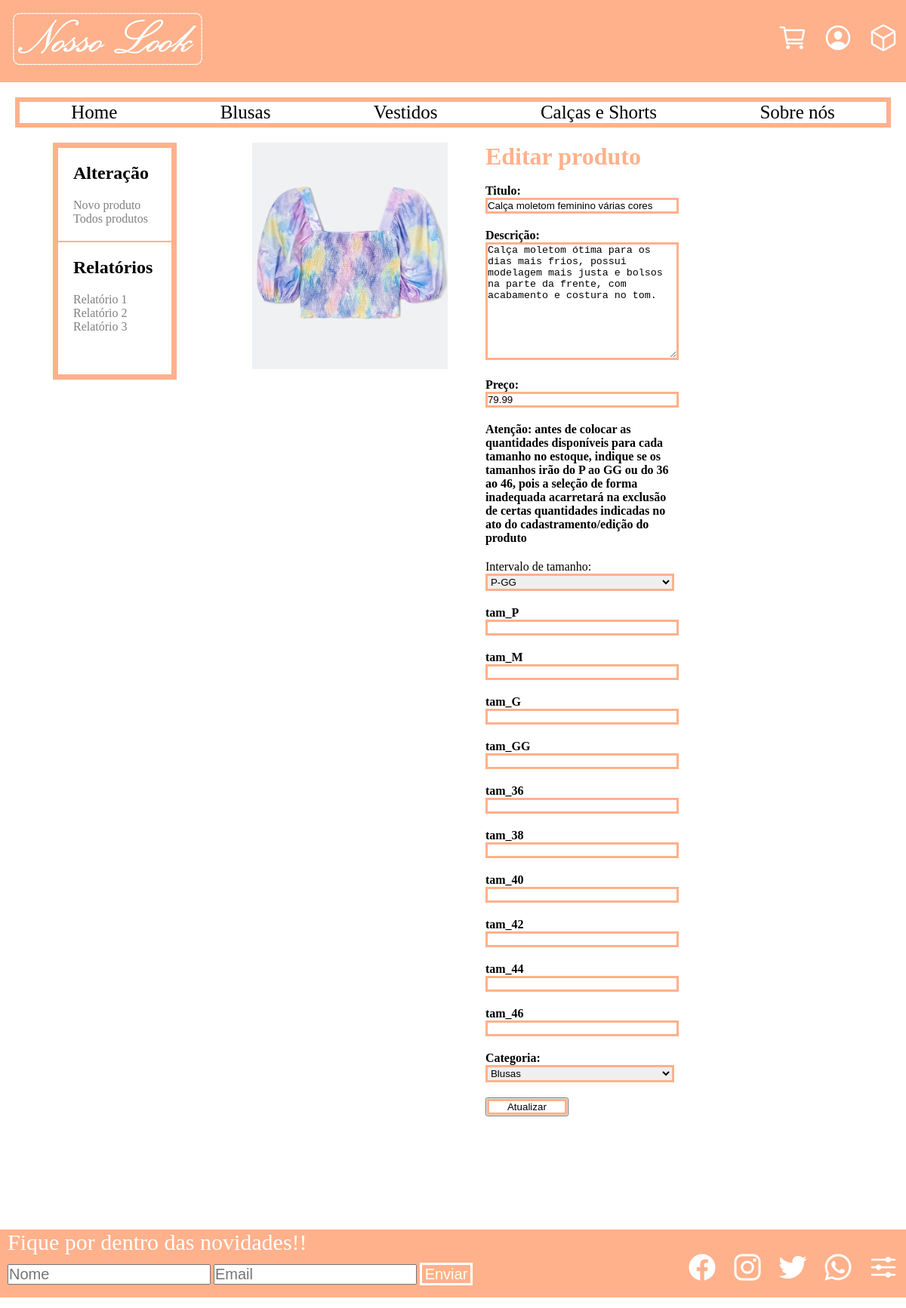
Screenshot of /editar.php?id=1 with the database file from the repository.
### tables this page shows
CREATE TABLE produto (
    id int NOT NULL AUTO_INCREMENT,
    titulo varchar(255) NOT NULL,
    descricao varchar(255) NOT NULL,
    preco decimal(6, 2) NOT NULL,
    imagem varchar(200),
    categoria int NOT NULL,
    PRIMARY KEY (id),
    FOREIGN KEY (categoria) REFERENCES categoria (id) ON
    DELETE CASCADE ON UPDATE CASCADE
);

### funcoes/funcoes_banco.php (called while the page is built, shortened)
<?php
function selecionar_estoque($id){
    $comando = "SELECT * FROM estoque WHERE id_produto = $id";
    return $comando;
}
?>

### editar.php (the view, shortened to what this page needs)
<!DOCTYPE html>
<html lang="pt-br">
<head>
    <link rel="stylesheet" href="editar.css">
</head>
<body>
    <div id="cabecalho">
        <div><img src="logo.jpg" alt="logo" id="logo"></div>
        <div id="opcoes">
            <a href="carrinho.html"><ion-icon name="cart-outline" title="Carrinho" class="icons"></ion-icon></a>
            <a href="entrar_cadastre-se.html"><ion-icon name="person-circle-outline"  class="icons"></ion-icon></ion-icon></a>
            <a href="n_pedido.html"><ion-icon name="cube-outline" class="icons"></ion-icon></ion-icon></a>
        </div>
    </div>
    <div id="menu">
        <a href="pagina_inicial.html" class="opcoes_menu"><p>Home</p></a>
        <a href="blusas.html" class="opcoes_menu"><p>Blusas</p></a>
        <a href="vestidos.html" class="opcoes_menu"><p>Vestidos</p></a>
        <a href="calcas.html" class="opcoes_menu"><p>Calças e Shorts</p></a>
        <a href="sobre.html" class="opcoes_menu"><p>Sobre nós</p></a>
    </div>
    <div id="conteudo">
        <div id="quadro">
            <div id="cima">
                <h2>Alteração</h2>
                <div class="meio">
                <a href="cadastrar.php" class="none"><p>Novo produto</p></a>
                <a href="administrador.php" class="none"><p>Todos produtos</p></a>
                </div>
            </div>
            <div id="baixo">
            <h2>Relatórios</h2>
            <div class="meio">
            <a href="" class="none"><p>Relatório 1</p></a>
            <a href="" class="none"><p>Relatório 2</p></a>
            <a href="" class="none"><p>Relatório 3</p></a>
            </div>
        </div>
        </div>
            <img src="roupas/blusa1.jpeg" id="img">
            <?php
                $id = $_GET["id"];
                require_once "funcoes/funcoes_banco.php";
                $conexao = conexao();
                $comando = selecionar_id($id);
                $comando_estoque = selecionar_estoque($id);
                $retorno = mysqli_query($conexao, $comando);
                $result = mysqli_fetch_assoc($retorno);
                $titulo = $result["titulo"];
                $descricao = $result["descricao"];
                $preco = $result["preco"];
                $retorno = mysqli_query($conexao, $comando_estoque);
                $result_estoque = mysqli_fetch_assoc($retorno);
                $estoque = array();
                $estoque["tam_P"] = $result_estoque["tam_P"];
                $estoque["tam_M"] = $result_estoque["tam_M"];
                $estoque["tam_G"] = $result_estoque["tam_G"];
                $estoque["tam_GG"] = $result_estoque["tam_GG"];
                $estoque["tam_36"] = $result_estoque["tam_36"];
                $estoque["tam_38"] = $result_estoque["tam_38"];
                $estoque["tam_40"] = $result_estoque["tam_40"];
                $estoque["tam_42"] = $result_estoque["tam_42"];
                $estoque["tam_44"] = $result_estoque["tam_44"];
                $estoque["tam_46"] = $result_estoque["tam_46"];
            ?>
     <div id="edicao">
    <h1>Editar produto</h1>
    <br>
     <form action="atualizar_registros.php" method="POST">
         <div class="elemento_form">
            <label for="nome"><h4>Titulo: </h4></label>
            <input id="nome" name="titulo" type="text" class="input" value="<?=$titulo?>">
         </div>
         <div class="elemento_form">
            <label for="descricao"><h4>Descrição: </h4></label>
            <textarea name="descricao" id="descricao" cols="30" rows="10" class="input"><?=$descricao?></textarea>
         </div>
         <div class="elemento_form">
            <label for="preco"><h4>Preço:</h4></label>
            <input id="preco" name="preco" type="text" value="<?=$preco?>" class="input">
         </div>
         <div class="elemento_form">
         <h4 id="atencao">
            Atenção: antes de colocar as quantidades disponíveis para cada tamanho no estoque, indique se os tamanhos irão do P ao GG
            ou do 36 ao 46, pois a seleção de forma inadequada acarretará na exclusão de certas quantidades indicadas no ato do cadastramento/edição do produto
        </h4>
         </div>
         <div class="elemento_form">
         <label for="numeracao">Intervalo de tamanho: </label><br>
        <select name="numeracao" id="numeracao" class="input">
            <option value="P-GG">P-GG</option>
        </select>
         </div>
        <?php
        foreach ($estoque as $posicao => $valor_posicao){
            echo "<div class='elemento_form'>";
            echo "<label for='estoque'><h4>$posicao</h4></label>";
            echo "<input id='estoque' type='number'class='input' name= '$posicao' value='$valor_posicao'><br>";
            echo "</div>";
        }
        ?>
         <div class="elemento_form">
            <label for="categoria"><h4>Categoria:</h4></label>
            <select id="categoria" class="input" name="categoria">
                <option>Blusas</option>
            </select>
         </div>
         <div class="elemento-form">
            <button type="submit"><p id="bot">Atualizar</p></button>
         </div>
     </form>
     </div>
    </div>
    <div id="rodape">
        <div>
        <p id="novidds">Fique por dentro das novidades!!</p>
        <form action="" method="" id="form">
            <input type="text" class="nome_email" placeholder="Nome">
            <input type="email" class="nome_email" placeholder="Email">
            <button type="submit" id="botao">Enviar</button>
        </form>
    </div>
    <div id="redessociais">
        <a href="https://www.facebook.com/"><ion-icon name="logo-facebook" class="sociais"></ion-icon></a>
        <a href="https://www.instagram.com/"><ion-icon name="logo-instagram" class="sociais"></ion-icon></a>
        <a href="https://twitter.com/"><ion-icon name="logo-twitter" class="sociais"></ion-icon></a>
        <a href=""><ion-icon name="logo-whatsapp" class="sociais"></ion-icon></a>
        <a href="administrador.html"><ion-icon name="options" class="sociais"></ion-icon></a>
    </div>
    </div>
</body>
</html>

### editar.css (style rules this page uses)
* { margin: 0px; padding: 0px; }
#cabecalho { display: flex; background-color: #ffb18b; justify-content: space-between; }
#logo { width: 256px; height: 75px; margin: 15px; }
#opcoes { display: flex; }
.icons { width: 40px; height: 40px; color:white; margin: 30px 10px 30px 10px; }
#menu { display:flex; border: solid 6px #ffb18b; margin:20px; justify-content: space-around; }
.opcoes_menu { font-size: 25px; color: black; text-decoration: none; }
#conteudo { display: flex; }
#quadro { border: solid 7px #ffb18b; margin-left: 70px; margin-right: 100px; width: 150px; height: 300px; }
h2 { margin: 20px; }
#cima { border-bottom: solid 2px #ffb18b; }
.none { text-decoration: none; color: gray; }
.meio { margin:20px; }
#img { height: 300px; margin-right: 50px; }
h1 { color:#ffb18b; }
.input { border: solid 3px #ffb18b; width: 250px; }
.elemento_form { margin-bottom: 20px; }
#bot { width: 100px; border: solid 3px #ffb18b; background-color: white; text-align: center; color: black; }
a { text-decoration: none; }
#atencao { width: 250px; }
#rodape { display: flex; justify-content: space-between; margin-top: 150px; background-color: #ffb18b; height: 90px; }
#form { padding-top: 10px; padding-left: 10px; }
#botao { background-color: #ffb18b; font-size: 20px; width: 70px; height: 30px; color: white; border: solid 3px white; }
#novidds { font-size: 30px; color: white; padding-left: 10px; }
#redessociais { display: flex; }
.sociais { width: 40px; height: 40px; color:white; margin: 30px 10px 30px 10px; }
.nome_email { font-size: 20px; }

### rows the page displays
produto: titulo "Calça moletom feminino várias cores", descricao "Calça moletom ótima para os dias mais frios, possui modelagem mais justa e bolsos na parte da frente, com acabamento e costura no tom.", preco "79.99"

### other values shown
$posicao "tam_P"
$posicao "tam_M"
$posicao "tam_G"
$posicao "tam_GG"
$posicao "tam_36"
$posicao "tam_38"
$posicao "tam_40"
$posicao "tam_42"
$posicao "tam_44"
$posicao "tam_46"
